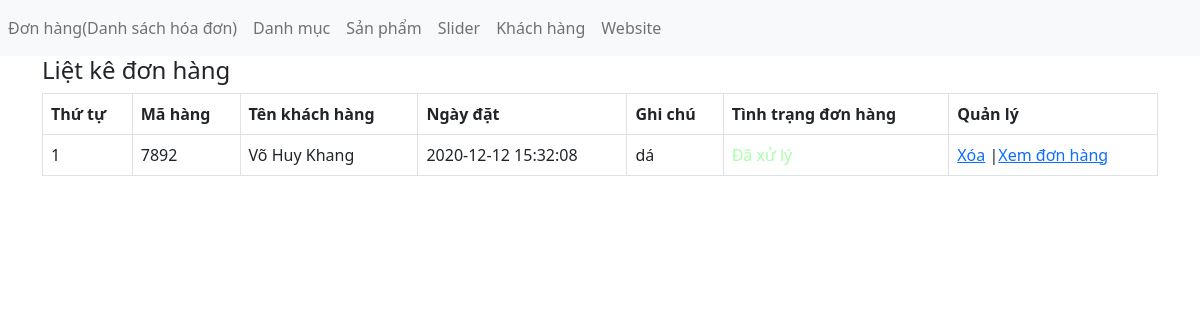
Page /admin/xulydonhang.php on the committed database.
### tables this page shows
CREATE TABLE `tbl_donhang` (
  `donhang_id` int(11) NOT NULL,
  `sanpham_id` int(11) NOT NULL,
  `soluong` int(11) NOT NULL,
  `mahang` varchar(50) NOT NULL,
  `khachhang_id` int(11) NOT NULL,
  `ngaythang` timestamp NULL DEFAULT CURRENT_TIMESTAMP,
  `tinhtrang` int(11) DEFAULT NULL,
  `huydon` int(11) DEFAULT '0'
);

CREATE TABLE `tbl_khachhang` (
  `khachhang_id` int(11) NOT NULL,
  `name` varchar(100) NOT NULL,
  `phone` varchar(50) NOT NULL,
  `address` varchar(200) NOT NULL,
  `note` text NOT NULL,
  `email` varchar(150) NOT NULL,
  `password` varchar(100) DEFAULT NULL,
  `giaohang` int(11) DEFAULT NULL
);

### admin/xulydonhang.php (the view, shortened to what this page needs)
<?php include('../db/ketnoi.php'); ?>
<!DOCTYPE html>
<html lang="vn">
<head>
    <link href="https://cdn.jsdelivr.net/npm/bootstrap@5.0.0-beta1/dist/css/bootstrap.min.css" rel="stylesheet">
</head>
<body>
    <?php include './menutop.php' ?>
    <div class="container">
        <div class="row">
            <div class="col-md-12">
                <h4>Liệt kê đơn hàng</h4>
                <?php
                $sql_select = mysqli_query($con, "SELECT * FROM tbl_sanpham,tbl_khachhang,tbl_donhang WHERE tbl_donhang.sanpham_id=tbl_sanpham.sanpham_id AND tbl_donhang.khachhang_id=tbl_khachhang.khachhang_id ORDER BY tbl_donhang.donhang_id ASC");
                ?>
                <table class="table table-bordered">
                    <tr>
                        <th>Thứ tự</th>
                        <th>Mã hàng</th>
                        <th>Tên khách hàng</th>
                        <th>Ngày đặt</th>
                        <th>Ghi chú</th>
                        <th>Tình trạng đơn hàng</th>
                        <th>Quản lý</th>
                    </tr>
                    <?php
                    $i = 0;
                    while ($row_donhang = mysqli_fetch_array($sql_select)) {
                        $i++;
                    ?>
                        <tr>
                            <td><?php echo $i; ?></td>
                            <td><?php echo $row_donhang['mahang'] ?></td>
                            <td><?php echo $row_donhang['name'] ?></td>
                            <td><?php echo $row_donhang['ngaythang'] ?></td>
                                <td><?php echo $row_donhang['note'] ?></td>
                                <td><?php
                                    if($row_donhang['tinhtrang']==0){
                                        echo '<span style="color:#FF0000;text-align:center;">Chưa xử lý</span>';
                                    }else{
                                        echo '<span style="color:#AFA;text-align:center;">Đã xử lý</span>';
                                    }
                                ?></td>
                            <td><a href="?xoadonhang=<?php echo $row_donhang['mahang'] ?>">Xóa</a>
                                |<a href="?quanly=xemdonhang&mahang=<?php echo $row_donhang['mahang'] ?>">Xem đơn hàng</a></td>
                        </tr>
                    <?php
                    }
                    ?>
                </table>
            </div>
        </div>
    </div>
</body>
</html>

### rows in the picture
tbl_donhang: mahang "7892", khachhang.name "Võ Huy Khang", ngaythang "2020-12-12 15:32:08", khachhang.note "dá", tinhtrang "Đã xử lý"
